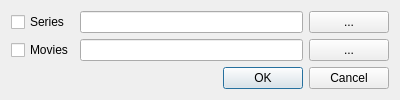
<?xml version="1.0" encoding="UTF-8"?>
<ui version="4.0">
 <class>cExportDialog</class>
 <widget class="QDialog" name="cExportDialog">
  <property name="geometry">
   <rect>
    <x>0</x>
    <y>0</y>
    <width>400</width>
    <height>99</height>
   </rect>
  </property>
  <property name="windowTitle">
   <string>Export</string>
  </property>
  <layout class="QGridLayout" name="gridLayout">
   <item row="0" column="0">
    <widget class="QCheckBox" name="m_lpExportSeries">
     <property name="text">
      <string>Series</string>
     </property>
    </widget>
   </item>
   <item row="0" column="1">
    <widget class="QLineEdit" name="m_lpSeriesPath"/>
   </item>
   <item row="0" column="2">
    <widget class="QPushButton" name="m_lpSeriesPathSelect">
     <property name="text">
      <string>...</string>
     </property>
    </widget>
   </item>
   <item row="1" column="0">
    <widget class="QCheckBox" name="m_lpExportMovies">
     <property name="text">
      <string>Movies</string>
     </property>
    </widget>
   </item>
   <item row="1" column="1">
    <widget class="QLineEdit" name="m_lpMoviesPath"/>
   </item>
   <item row="1" column="2">
    <widget class="QPushButton" name="m_lpMoviesPathSelect">
     <property name="text">
      <string>...</string>
     </property>
    </widget>
   </item>
   <item row="2" column="0" colspan="3">
    <widget class="QDialogButtonBox" name="buttonBox">
     <property name="orientation">
      <enum>Qt::Horizontal</enum>
     </property>
     <property name="standardButtons">
      <set>QDialogButtonBox::Cancel|QDialogButtonBox::Ok</set>
     </property>
    </widget>
   </item>
  </layout>
 </widget>
 <resources/>
 <connections>
  <connection>
   <sender>buttonBox</sender>
   <signal>accepted()</signal>
   <receiver>cExportDialog</receiver>
   <slot>accept()</slot>
   <hints>
    <hint type="sourcelabel">
     <x>248</x>
     <y>254</y>
    </hint>
    <hint type="destinationlabel">
     <x>157</x>
     <y>274</y>
    </hint>
   </hints>
  </connection>
  <connection>
   <sender>buttonBox</sender>
   <signal>rejected()</signal>
   <receiver>cExportDialog</receiver>
   <slot>reject()</slot>
   <hints>
    <hint type="sourcelabel">
     <x>316</x>
     <y>260</y>
    </hint>
    <hint type="destinationlabel">
     <x>286</x>
     <y>274</y>
    </hint>
   </hints>
  </connection>
 </connections>
</ui>
